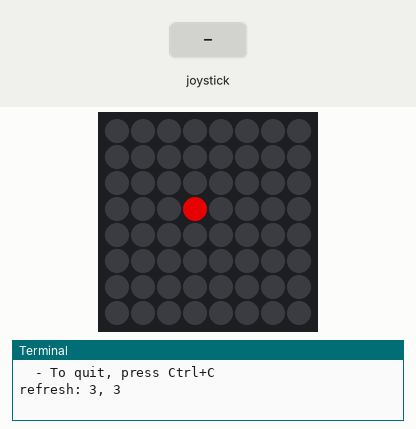
Simulated run of this program. Board: Raspberry Pi (BCM pin numbers) with a Sense HAT. On the bench: the Sense HAT's 8×8 RGB LED matrix, the last lines printed to the terminal. The inputs (shaded band) are chosen by the test bench. Dim RGB values are drawn brighter than linear.

Above: at 1.2 s.
1.3 s: joystick pushed up
At 2.0 s:
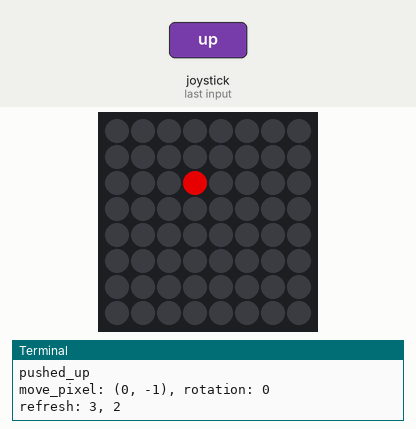
2.8 s: joystick pushed left
At 3.2 s:
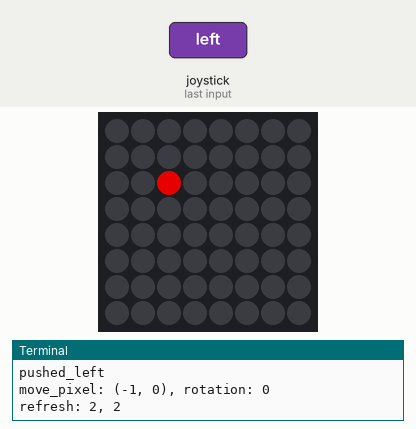
4.3 s: joystick pushed down
At 5.5 s:
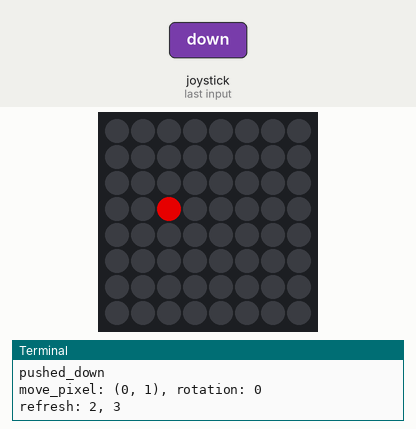
5.8 s: joystick clicked
7.3 s: joystick pushed right
At 7.8 s:
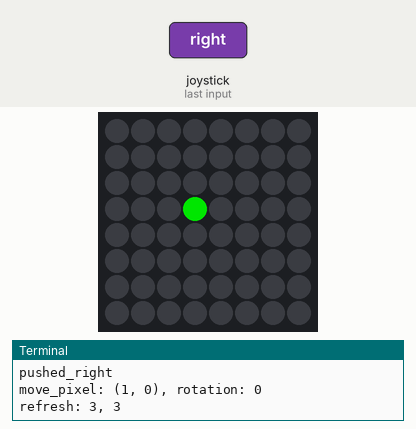
8.8 s: joystick pushed down
At 10.2 s:
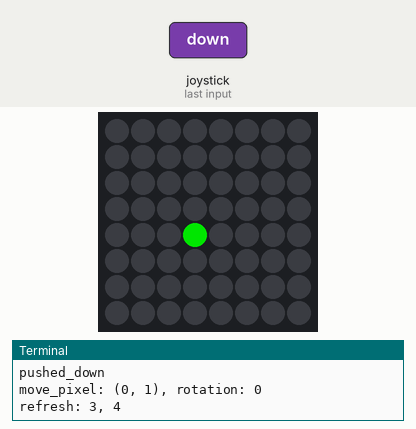
Timing chart, 0 to 11.3 s (numbered marks = the images above; inputs shaded):
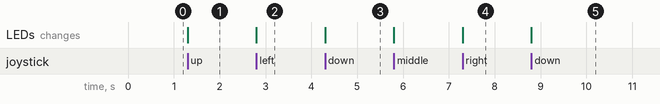

Measured:
- after the input at 1.3 s, the LEDs: change at once (image 1)
- after the input at 2.8 s, the LEDs: change at once (image 2)
- after the input at 4.3 s, the LEDs: change at once (image 3)
- after the input at 7.3 s, the LEDs: change at once (image 4)
- after the input at 8.8 s, the LEDs: change at once (image 5)

The program:

joystick.py
```python
#!/usr/bin/env python3
# ========================================================================
# joystick.py
#
# Description: Use the joystick to move a white dot on the LED screen.
#
# https://sense-hat.readthedocs.io/en/latest/api/#direction_up-direction_left-direction_right-direction_down-direction_middle-direction_any
#
# Author: Jim Ing
# Date: 2024-08-15
# ========================================================================

from signal import pause
from config import sense

x = 3
y = 3

# Define color list (red, green, blue)
colors = [(255, 0, 0), (0, 255, 0), (0, 0, 255)]
color_index = 0

def clamp(value, min_value=0, max_value=7):
    return min(max_value, max(min_value, value))

def move_pixel(dx, dy):
    """Move the pixel, adjusted for rotation."""
    global x, y
    rotation = sense.rotation

    # Adjust movement based on the current rotation
    if rotation == 90:
        dx, dy = dy, -dx
    elif rotation == 180:
        dx, dy = -dx, -dy
    elif rotation == 270:
        dx, dy = -dy, dx

    print(f"move_pixel: ({dx}, {dy}), rotation: {rotation}")

    new_x, new_y = clamp(x + dx), clamp(y + dy)

    # Update the position
    x, y = new_x, new_y

def pushed_up(event):
    if event.action == "pressed":
        print("pushed_up")
        move_pixel(0, -1)
        refresh()

def pushed_down(event):
    if event.action == "pressed":
        print("pushed_down")
        move_pixel(0, 1)
        refresh()

def pushed_left(event):
    if event.action == "pressed":
        print("pushed_left")
        move_pixel(-1, 0)
        refresh()

def pushed_right(event):
    if event.action == "pressed":
        print("pushed_right")
        move_pixel(1, 0)
        refresh()

def toggle_color(event):
    """Toggle between red, green, and blue when joystick is pressed in the middle."""
    global color_index
    if event.action == "pressed":
        # Cycle through colors
        color_index = (color_index + 1) % len(colors)
        refresh()

def refresh(event=None):
    print(f"refresh: {x}, {y}")
    sense.clear()  # comment out this line to leave a trail
    # Set pixel with the current color
    sense.set_pixel(x, y, *colors[color_index])
    #sense.set_pixel(x, y, 255, 255, 255)

print("Instructions:")
print("  - Use the mini joystick to move the white dot on the LED screen.")
print("  - To quit, press Ctrl+C")

sense.stick.direction_up = pushed_up
sense.stick.direction_down = pushed_down
sense.stick.direction_left = pushed_left
sense.stick.direction_right = pushed_right
sense.stick.direction_middle = toggle_color
#sense.stick.direction_any = refresh

try:
    refresh()
    pause()

except SystemExit:
    print("SystemExit")

except KeyboardInterrupt:
    print("KeyboardInterrupt")

finally:
    sense.clear()
```

config.py
```python
#!/usr/bin/env python3
# ========================================================================
# config.py
#
# Description: Global configuration.
#
# Author: Jim Ing
# Date: 2024-08-29
# ========================================================================

from sense_hat import SenseHat
#from sense_hat import SenseHat, ACTION_PRESSED, ACTION_HELD, ACTION_RELEASED

sense = SenseHat()

sense.rotation = 0
sense.low_light = True
```
